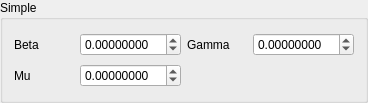
<?xml version="1.0" encoding="UTF-8"?>
<ui version="4.0">
 <class>sirs_simple_group_box</class>
 <widget class="QGroupBox" name="sirs_simple_group_box">
  <property name="geometry">
   <rect>
    <x>0</x>
    <y>0</y>
    <width>368</width>
    <height>103</height>
   </rect>
  </property>
  <property name="windowTitle">
   <string>SIRS - Simple</string>
  </property>
  <property name="title">
   <string>Simple</string>
  </property>
  <layout class="QGridLayout" name="gridLayout">
   <item row="0" column="0">
    <widget class="QLabel" name="beta_label">
     <property name="text">
      <string>Beta</string>
     </property>
    </widget>
   </item>
   <item row="0" column="1">
    <widget class="QDoubleSpinBox" name="beta_spin_box">
     <property name="decimals">
      <number>8</number>
     </property>
     <property name="minimum">
      <double>-99.000000000000000</double>
     </property>
     <property name="maximum">
      <double>99.000000000000000</double>
     </property>
     <property name="singleStep">
      <double>0.000001000000000</double>
     </property>
    </widget>
   </item>
   <item row="0" column="2">
    <widget class="QLabel" name="gamma_label">
     <property name="text">
      <string>Gamma</string>
     </property>
    </widget>
   </item>
   <item row="0" column="3">
    <widget class="QDoubleSpinBox" name="gamma_spin_box">
     <property name="decimals">
      <number>8</number>
     </property>
     <property name="minimum">
      <double>-99.000000000000000</double>
     </property>
     <property name="maximum">
      <double>99.000000000000000</double>
     </property>
     <property name="singleStep">
      <double>0.000001000000000</double>
     </property>
    </widget>
   </item>
   <item row="1" column="0">
    <widget class="QLabel" name="mu_label">
     <property name="text">
      <string>Mu</string>
     </property>
    </widget>
   </item>
   <item row="1" column="1">
    <widget class="QDoubleSpinBox" name="mu_spin_box">
     <property name="decimals">
      <number>8</number>
     </property>
     <property name="minimum">
      <double>-99.000000000000000</double>
     </property>
     <property name="maximum">
      <double>99.000000000000000</double>
     </property>
     <property name="singleStep">
      <double>0.000001000000000</double>
     </property>
    </widget>
   </item>
  </layout>
 </widget>
 <resources/>
 <connections/>
</ui>
